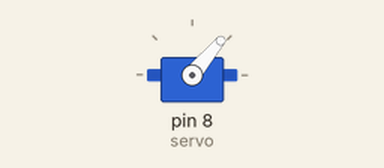
A sketch run on a simulated Arduino Uno, built with avr-gcc and run on an emulated ATmega328P. On the bench: servo.

Above: at 2.05 s.
Timing chart, 0 to 6.6 s (numbered marks = the images above):
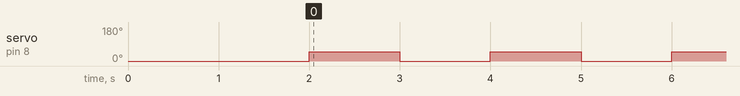

The sketch:

servo.ino
```cpp
#include <Servo.h>
  Servo servo;

void setup() {
  servo.attach(8);
  servo.write(0);
  delay(2000);

}

void loop() {

  servo.write(50);
  delay(1000);
  servo.write(0);
  delay(1000);

}
```

Measured:
- by itself, servo on pin 8 (servo): alternates 50° for 1.0 s and 0° for 1.0 s
